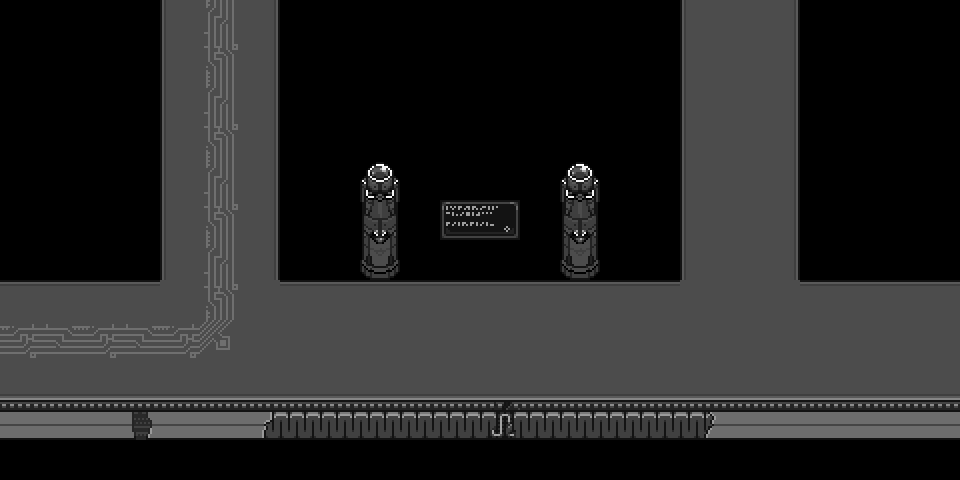

This game map was drawn from its Tiled (.tmx) file and the tilesets committed beside it. A one-line description and the full map source follow:
An orthogonal 24x12 tile map with 40x40 px tiles, 2 tile layers (Calque de Tuiles 1, Calque de Tuiles 2) and 13 objects (forcefield, transition, interactable, entry_l, spawn).

<map version="1.10" tiledversion="1.10.0" orientation="orthogonal" renderorder="right-down" width="24" height="12" tilewidth="40" tileheight="40" infinite="0" nextlayerid="6" nextobjectid="14">
 <editorsettings>
  <export target="room2.lua" format="lua" />
 </editorsettings>
 <properties>
  <property name="light" type="bool" value="true" />
  <property name="music" value="lostcore" />
 </properties>
 <tileset firstgid="1" source="../../tilesets/core_tileset.tsx" />
 <layer id="1" name="Calque de Tuiles 1" width="24" height="12">
  <data encoding="csv">
0,0,0,0,22,23,24,0,0,0,0,0,0,0,0,0,0,22,23,24,0,0,0,0,
0,0,0,0,22,23,24,0,0,0,0,0,0,0,0,0,0,22,23,24,0,0,0,0,
0,0,0,0,22,23,24,0,0,0,0,0,0,0,0,0,0,22,23,24,0,0,0,0,
0,0,0,0,22,23,24,0,0,0,0,0,0,0,0,0,0,22,23,24,0,0,0,0,
0,0,0,0,22,23,24,0,0,112,0,0,0,0,112,0,0,22,23,24,0,0,0,0,
0,0,0,0,22,23,24,0,0,130,0,178,179,0,130,0,0,22,23,24,0,0,0,0,
0,0,0,0,22,23,24,0,0,148,0,0,0,0,148,0,0,22,23,24,0,0,0,0,
5,5,5,5,23,23,23,5,5,5,5,5,5,5,5,5,5,23,23,23,5,5,5,5,
23,23,23,23,23,23,23,23,23,23,23,23,23,23,23,23,23,23,23,23,23,23,23,23,
41,41,41,41,41,41,41,41,41,41,41,41,41,41,41,41,41,41,41,41,41,41,41,41,
96,96,0,0,96,96,58,0,92,92,0,92,93,0,92,0,59,96,96,96,96,96,0,0,
0,0,0,0,0,0,0,0,0,0,0,0,0,0,0,0,0,0,0,0,0,0,0,0
</data>
 </layer>
 <layer id="2" name="Calque de Tuiles 2" width="24" height="12">
  <data encoding="csv">
0,0,0,0,0,283,0,0,0,0,0,0,0,0,0,0,0,0,0,0,0,0,0,0,
0,0,0,0,0,301,0,0,0,0,0,0,0,0,0,0,0,0,0,0,0,0,0,0,
0,0,0,0,0,283,0,0,0,0,0,0,0,0,0,0,0,0,0,0,0,0,0,0,
0,0,0,0,0,301,0,0,0,0,0,0,0,0,0,0,0,0,0,0,0,0,0,0,
0,0,0,0,0,283,0,0,0,0,0,0,0,0,0,0,0,0,0,0,0,0,0,0,
0,0,0,0,0,301,0,0,0,0,0,0,0,0,0,0,0,0,0,0,0,0,0,0,
0,0,0,0,0,283,0,0,0,0,0,0,0,0,0,0,0,0,0,0,0,0,0,0,
0,0,0,0,0,301,0,0,0,0,0,0,0,0,0,0,0,0,0,0,0,0,0,0,
317,318,317,318,317,319,0,0,0,0,0,0,0,0,0,0,0,0,0,0,0,0,0,0,
0,0,0,0,0,0,0,0,0,0,0,0,0,0,0,0,0,0,0,0,0,0,0,0,
0,0,96,74,0,0,0,92,91,92,91,0,0,92,91,92,91,59,0,0,0,0,96,96,
0,0,0,0,0,0,0,0,0,0,0,0,0,0,0,0,0,0,0,0,0,0,0,0
</data>
 </layer>
 <objectgroup id="4" name="collisions">
  <object id="2" x="0" y="400" width="960" height="40" />
  <object id="3" x="800" y="240" width="160" height="40" />
  <object id="4" x="800" y="0" width="40" height="240" />
  <object id="5" x="640" y="0" width="40" height="280" />
  <object id="6" x="280" y="240" width="360" height="40" />
  <object id="7" x="280" y="0" width="40" height="240" />
  <object id="8" x="120" y="0" width="40" height="280" />
  <object id="9" x="0" y="240" width="120" height="40" />
 </objectgroup>
 <objectgroup id="3" name="objects">
  <object id="1" name="forcefield" x="160" y="240" width="120" height="40" />
  <object id="10" name="transition" x="-40" y="280" width="40" height="120">
   <properties>
    <property name="map" value="lostcore/first_room" />
    <property name="marker" value="entry_r" />
   </properties>
  </object>
  <object id="13" name="interactable" x="440" y="240" width="80" height="40">
   <properties>
    <property name="text" value="[font:wingdings][speed:0.7]FOLLOW THE SYMBOLS VISUALLY: GGG" />
   </properties>
  </object>
 </objectgroup>
 <objectgroup id="5" name="markers">
  <object id="11" name="entry_l" x="44.5" y="341.125">
   <point />
  </object>
  <object id="12" name="spawn" x="480" y="320">
   <point />
  </object>
 </objectgroup>
</map>